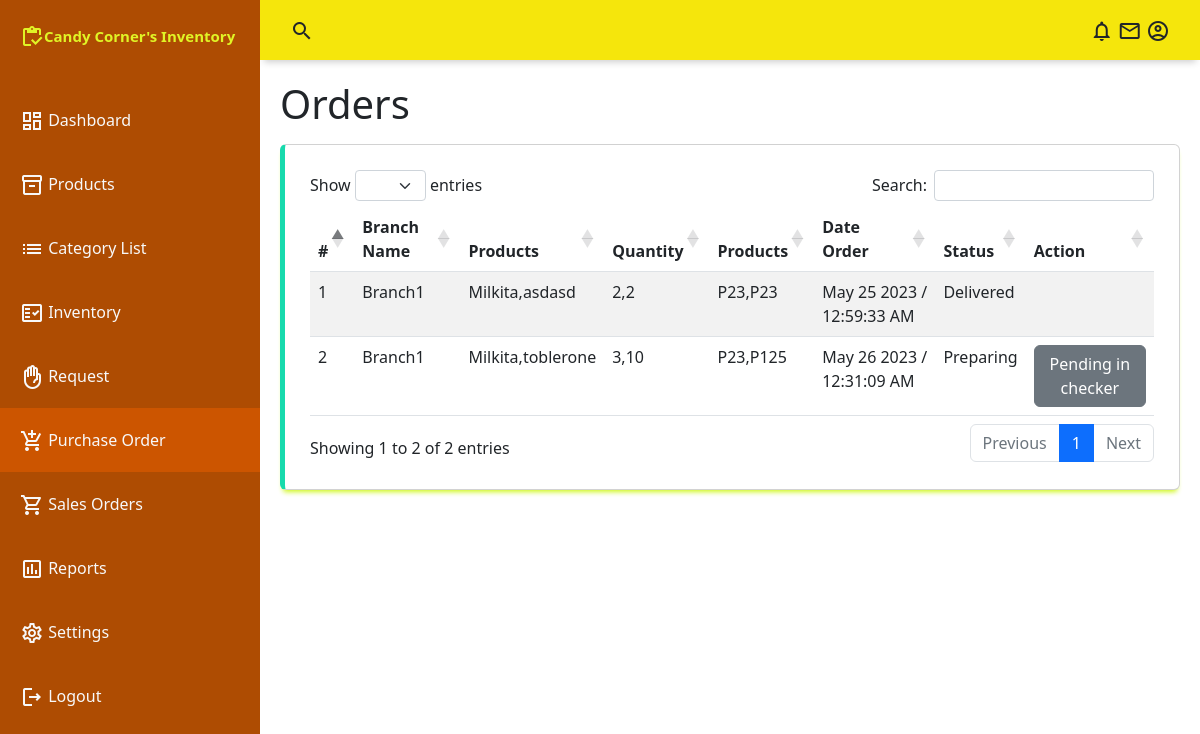
The page /admin/orders.php on the database its author committed.
### tables this page shows
CREATE TABLE `orders` (
  `order_id` int(255) NOT NULL,
  `order_united_id` int(255) NOT NULL,
  `order_product_id` int(255) NOT NULL,
  `order_quantity` int(11) NOT NULL,
  `order_date` datetime NOT NULL DEFAULT current_timestamp(),
  `order_status` int(11) NOT NULL DEFAULT 0,
  `order_user_id` int(11) NOT NULL
);

CREATE TABLE `users` (
  `u_id` int(255) NOT NULL,
  `u_email` text NOT NULL,
  `u_password` text NOT NULL,
  `u_name` text NOT NULL,
  `u_type` int(255) NOT NULL DEFAULT 0,
  `u_status` int(255) NOT NULL DEFAULT 0
);

### conn/config.php (called while the page is built, shortened)
<?php
	class db_connect{
		public $host = db_host;
		public $user = db_user;
		public $pass = db_pass;
		public $name = db_name;
		public function connect(){
			$this->conn = new mysqli($this->host, $this->user, $this->pass, $this->name);
		}
	}
	function statusReport($status){
		if($status == 0){
			return "Pending";
		}else if($status==1){
			return "Rejected";
		}else if($status==2){
			return "Preparing";
		}else if($status==3){
			return "Waiting for delivery";
		}else if($status==4){
			return "On the way";
		}else if($status==5){
			return "Delivered";
		}
	}
?>

### conn/class.php (called while the page is built, shortened)
<?php
	require_once'config.php';
	class db_class extends db_connect{
		public function selectOrders(){
			$query=$this->conn->prepare("SELECT *,
			GROUP_CONCAT(prod_name SEPARATOR ',') as grp_prodname,
			GROUP_CONCAT(order_quantity SEPARATOR ',') as grp_quantity,
			GROUP_CONCAT(prod_price SEPARATOR ',') as grp_price,
			GROUP_CONCAT('P',prod_price SEPARATOR ',') as grp_prices,
			DATE_FORMAT(order_date, '%M %d %Y /  %h:%i:%s %p ') as order_date
			FROM `orders` as a
			LEFT JOIN products as b
			ON a.order_product_id = b.prod_id
			LEFT JOIN category as c
			ON b.prod_category = c.category_id
			LEFT JOIN users as d
            ON a.order_user_id = d.u_id
			GROUP BY order_united_id") or die($this->conn->error);
			if($query->execute()){
				$result = $query->get_result();
				return $result;
			}
		}
	}
?>

### admin/orders.php (the view, shortened to what this page needs)
<?php
include("../conn/class.php");
$db=new db_class();
include("include/navbar.php");
include("include/sidebar.php");
?>
    <main class="main-container" style="z-index:2">
        <div class="fluid-container">
            <h1 class="mb-3">Orders</h1>
            <div class="table-responsive card">
                <table id="example" class="table table-striped" style="width:100%">
                    <thead>
                        <tr>
                            <th>#</th>
                            <th>Branch Name</th>
                            <th>Products</th>
                            <th>Quantity</th>
                            <th>Products</th>
                            <th>Date Order</th>
                            <th>Status</th>
                            <th>Action</th>
                        </tr>
                    </thead>
                    <tbody id="tbody">
                       <?php
                        $result= $db->selectOrders();
                        $i=1;
                        while($row=$result->fetch_array()){
                            $status = $row['order_status'];
                            $id = $row['order_united_id'];
                            $user_id = $row['order_user_id'];
                            $action="";
                            if($status==0){
                                $accept = status($id,$user_id,2,'Accept');
                                $decline = status($id,$user_id,1,'Decline');
                                $action = $accept.$decline;
                            }else if($status==2){
                                $action="<button class='btn btn-secondary'>Pending in checker</button>";
                            }else if($status==1){
                                $action="<button class='btn btn-danger'>Not Available</button>";
                            }
                            $status = statusReport($row['order_status']);
                            echo
                            '<tr>
                                <td>'.$i.'</td>
                                <td>'.ucfirst($row['u_name']).'</td>
                                <td>'.ucfirst($row['grp_prodname']).'</td>
                                <td>'.ucfirst($row['grp_quantity']).'</td>
                                <td>'.ucfirst($row['grp_prices']).'</td>
                                <td>'.ucfirst($row['order_date']).'</td>
                                <td>'.$status.'</td>
                                <td>
                                    '.$action.'
                                </td>
                            </tr>';
                            $i++;
                        }
                       ?>
                    </tbody>
                </table>
            </div>
        </div>
    </main>

### admin/assets/css/style.css (style rules this page uses)
body { margin: 0; padding: 0; box-sizing: border-box; background-color: #f1f2f4; color: #666666; font-family: "Montserrat", sans-serif; }
.main-container { grid-area: main; overflow-y: auto; padding: 20px 20px; }
.card { display: flex; flex-direction: column; justify-content: space-around; padding: 25px; background-color: #ded2d2; box-sizing: border-box; border: 1px solid #d2d2d3; border-radius: 5px; box-shadow: 0 5px 5px -3px rgba(205, 247, 18, 0.973); }
.card:nth-child(2) { border-left: 5px solid rgb(24, 218, 173); }

### rows shown on the page
orders: users.u_name "Branch1", grp_prodname "Milkita,asdasd", grp_quantity "2,2", grp_prices "P23,P23", order_date "May 25 2023 / 12:59:33 AM", order_status "Delivered"
orders: users.u_name "Branch1", grp_prodname "Milkita,toblerone", grp_quantity "3,10", grp_prices "P23,P125", order_date "May 26 2023 / 12:31:09 AM", order_status "Preparing", shows "Pending in checker"
